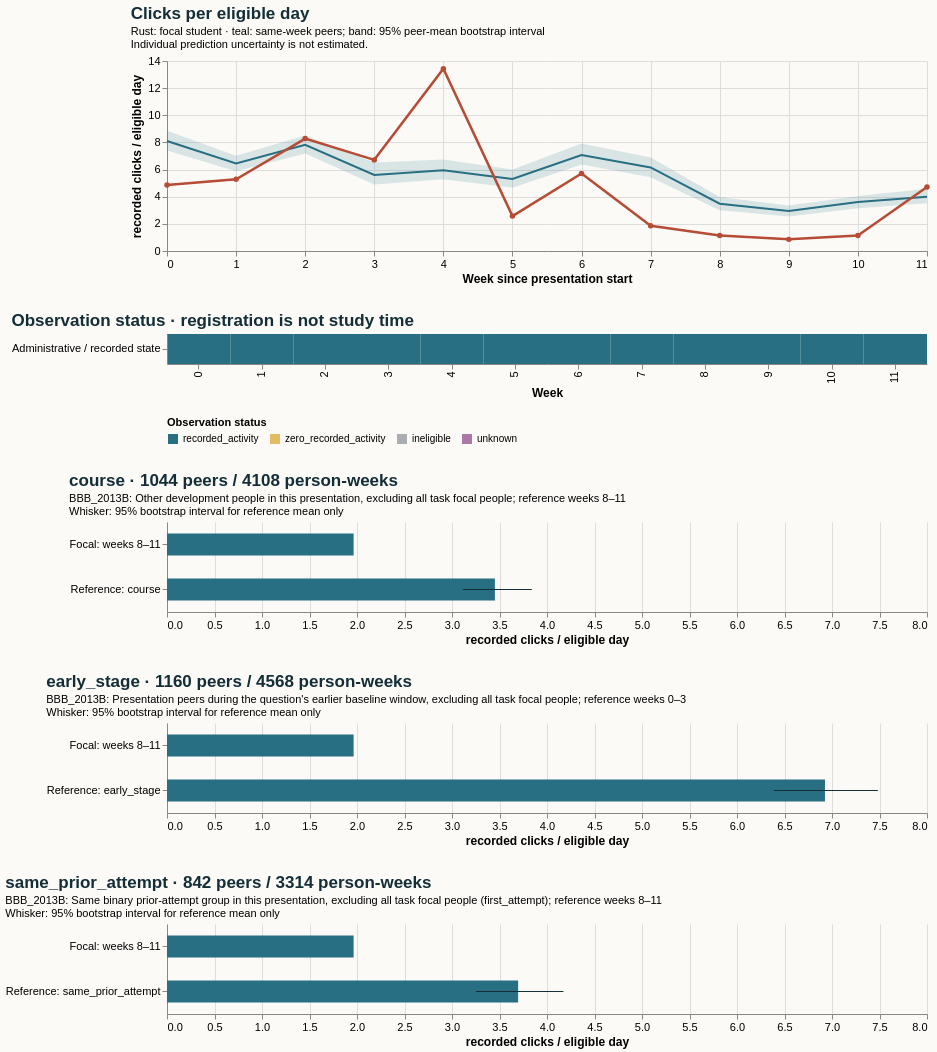

Vega-Lite specification for this chart:
### Vega-Lite specification from a JSON file in a GitHub repository (floating-point values rounded to 4 significant figures)
{"$schema": "https://vega.github.io/schema/vega-lite/v5.20.1.json", "config": {"axis": {"labelFontSize": 11, "titleFontSize": 12}, "background": "#fbfaf7", "font": "sans-serif", "title": {"anchor": "start", "color": "#142e38", "fontSize": 17, "subtitleFontSize": 11}, "view": {"continuousHeight": 300, "continuousWidth": 300, "stroke": null}}, "datasets": {"data-3efce100d0aa5ae0888daa3e29f0aad8": [{"eligible_days": 7.0, "end_day": 6, "logging_completeness": "unknown", "observation_status": "recorded_activity", "row": "Administrative / recorded state", "score_status": "withheld_release_time_unknown", "start_day": 0, "value": 4.857, "week": 0}, {"eligible_days": 7.0, "end_day": 13, "logging_completeness": "unknown", "observation_status": "recorded_activity", "row": "Administrative / recorded state", "score_status": "withheld_release_time_unknown", "start_day": 7, "value": 5.286, "week": 1}, {"eligible_days": 7.0, "end_day": 20, "logging_completeness": "unknown", "observation_status": "recorded_activity", "row": "Administrative / recorded state", "score_status": "withheld_release_time_unknown", "start_day": 14, "value": 8.286, "week": 2}, {"eligible_days": 7.0, "end_day": 27, "logging_completeness": "unknown", "observation_status": "recorded_activity", "row": "Administrative / recorded state", "score_status": "withheld_release_time_unknown", "start_day": 21, "value": 6.714, "week": 3}, {"eligible_days": 7.0, "end_day": 34, "logging_completeness": "unknown", "observation_status": "recorded_activity", "row": "Administrative / recorded state", "score_status": "withheld_release_time_unknown", "start_day": 28, "value": 13.43, "week": 4}, {"eligible_days": 7.0, "end_day": 41, "logging_completeness": "unknown", "observation_status": "recorded_activity", "row": "Administrative / recorded state", "score_status": "withheld_release_time_unknown", "start_day": 35, "value": 2.571, "week": 5}, {"eligible_days": 7.0, "end_day": 48, "logging_completeness": "unknown", "observation_status": "recorded_activity", "row": "Administrative / recorded state", "score_status": "withheld_release_time_unknown", "start_day": 42, "value": 5.714, "week": 6}, {"eligible_days": 7.0, "end_day": 55, "logging_completeness": "unknown", "observation_status": "recorded_activity", "row": "Administrative / recorded state", "score_status": "withheld_release_time_unknown", "start_day": 49, "value": 1.857, "week": 7}, {"eligible_days": 7.0, "end_day": 62, "logging_completeness": "unknown", "observation_status": "recorded_activity", "row": "Administrative / recorded state", "score_status": "withheld_release_time_unknown", "start_day": 56, "value": 1.143, "week": 8}, {"eligible_days": 7.0, "end_day": 69, "logging_completeness": "unknown", "observation_status": "recorded_activity", "row": "Administrative / recorded state", "score_status": "withheld_release_time_unknown", "start_day": 63, "value": 0.8571, "week": 9}, {"eligible_days": 7.0, "end_day": 76, "logging_completeness": "unknown", "observation_status": "recorded_activity", "row": "Administrative / recorded state", "score_status": "withheld_release_time_unknown", "start_day": 70, "value": 1.143, "week": 10}, {"eligible_days": 7.0, "end_day": 83, "logging_completeness": "unknown", "observation_status": "recorded_activity", "row": "Administrative / recorded state", "score_status": "withheld_release_time_unknown", "start_day": 77, "value": 4.714, "week": 11}], "data-baa2252244a9e7191a73e37b320b6f5f": [{"hi": null, "lo": null, "series": "Focal: weeks 8–11", "value": 1.964}, {"hi": 3.84, "lo": 3.113, "series": "Reference: course", "value": 3.452}], "data-c176db2f0d0cfe8538ff2bd210405009": [{"end_day": 6, "focal_value": 4.857, "peer_ci_high": 8.861, "peer_ci_low": 7.41, "peer_mean": 8.1, "peer_observations": 1159, "peer_people": 1159, "reference": "course", "unit": "recorded clicks / eligible day", "week": 0}, {"end_day": 13, "focal_value": 5.286, "peer_ci_high": 7.026, "peer_ci_low": 5.874, "peer_mean": 6.456, "peer_observations": 1151, "peer_people": 1151, "reference": "course", "unit": "recorded clicks / eligible day", "week": 1}, {"end_day": 20, "focal_value": 8.286, "peer_ci_high": 8.513, "peer_ci_low": 7.182, "peer_mean": 7.819, "peer_observations": 1133, "peer_people": 1133, "reference": "course", "unit": "recorded clicks / eligible day", "week": 2}, {"end_day": 27, "focal_value": 6.714, "peer_ci_high": 6.519, "peer_ci_low": 4.898, "peer_mean": 5.608, "peer_observations": 1125, "peer_people": 1125, "reference": "course", "unit": "recorded clicks / eligible day", "week": 3}, {"end_day": 34, "focal_value": 13.43, "peer_ci_high": 6.74, "peer_ci_low": 5.279, "peer_mean": 5.954, "peer_observations": 1088, "peer_people": 1088, "reference": "course", "unit": "recorded clicks / eligible day", "week": 4}, {"end_day": 41, "focal_value": 2.571, "peer_ci_high": 5.996, "peer_ci_low": 4.666, "peer_mean": 5.31, "peer_observations": 1081, "peer_people": 1081, "reference": "course", "unit": "recorded clicks / eligible day", "week": 5}, {"end_day": 48, "focal_value": 5.714, "peer_ci_high": 7.917, "peer_ci_low": 6.38, "peer_mean": 7.065, "peer_observations": 1070, "peer_people": 1070, "reference": "course", "unit": "recorded clicks / eligible day", "week": 6}, {"end_day": 55, "focal_value": 1.857, "peer_ci_high": 6.891, "peer_ci_low": 5.431, "peer_mean": 6.16, "peer_observations": 1054, "peer_people": 1054, "reference": "course", "unit": "recorded clicks / eligible day", "week": 7}, {"end_day": 62, "focal_value": 1.143, "peer_ci_high": 3.984, "peer_ci_low": 2.996, "peer_mean": 3.483, "peer_observations": 1044, "peer_people": 1044, "reference": "course", "unit": "recorded clicks / eligible day", "week": 8}, {"end_day": 69, "focal_value": 0.8571, "peer_ci_high": 3.36, "peer_ci_low": 2.549, "peer_mean": 2.943, "peer_observations": 1027, "peer_people": 1027, "reference": "course", "unit": "recorded clicks / eligible day", "week": 9}, {"end_day": 76, "focal_value": 1.143, "peer_ci_high": 4.046, "peer_ci_low": 3.148, "peer_mean": 3.609, "peer_observations": 1021, "peer_people": 1021, "reference": "course", "unit": "recorded clicks / eligible day", "week": 10}, {"end_day": 83, "focal_value": 4.714, "peer_ci_high": 4.583, "peer_ci_low": 3.512, "peer_mean": 3.989, "peer_observations": 1016, "peer_people": 1016, "reference": "course", "unit": "recorded clicks / eligible day", "week": 11}], "data-cb6f69b155e1314a84677c8e359748d5": [{"hi": null, "lo": null, "series": "Focal: weeks 8–11", "value": 1.964}, {"hi": 4.173, "lo": 3.251, "series": "Reference: same_prior_attempt", "value": 3.696}], "data-d1f8a5372c758ce0d35bf43e0835d5df": [{"hi": null, "lo": null, "series": "Focal: weeks 8–11", "value": 1.964}, {"hi": 7.482, "lo": 6.388, "series": "Reference: early_stage", "value": 6.926}]}, "resolve": {"scale": {"color": "independent"}}, "spacing": 28, "vconcat": [{"data": {"name": "data-c176db2f0d0cfe8538ff2bd210405009"}, "height": 190, "layer": [{"encoding": {"x": {"axis": {"tickMinStep": 1}, "field": "week", "title": "Week since presentation start", "type": "quantitative"}, "y": {"field": "peer_ci_low", "scale": {"zero": true}, "title": "recorded clicks / eligible day", "type": "quantitative"}, "y2": {"field": "peer_ci_high"}}, "mark": {"color": "#286f83", "opacity": 0.16, "type": "area"}}, {"encoding": {"tooltip": [{"field": "week", "type": "quantitative"}, {"field": "peer_mean", "type": "quantitative"}, {"field": "peer_people", "type": "quantitative"}, {"field": "peer_observations", "type": "quantitative"}], "x": {"field": "week", "type": "quantitative"}, "y": {"field": "peer_mean", "type": "quantitative"}}, "mark": {"color": "#286f83", "strokeWidth": 2, "type": "line"}}, {"encoding": {"tooltip": [{"field": "week", "type": "quantitative"}, {"field": "focal_value", "type": "quantitative"}], "x": {"field": "week", "type": "quantitative"}, "y": {"field": "focal_value", "type": "quantitative"}}, "mark": {"color": "#b64c35", "point": {"color": "#b64c35"}, "strokeWidth": 2.5, "type": "line"}}], "title": {"subtitle": ["Rust: focal student · teal: same-week peers; band: 95% peer-mean bootstrap interval", "Individual prediction uncertainty is not estimated."], "text": "Clicks per eligible day"}, "width": 760}, {"data": {"name": "data-3efce100d0aa5ae0888daa3e29f0aad8"}, "encoding": {"color": {"field": "observation_status", "legend": {"labelLimit": 260, "orient": "bottom"}, "scale": {"domain": ["recorded_activity", "zero_recorded_activity", "ineligible", "unknown"], "range": ["#286f83", "#e4bb64", "#aaaeb3", "#ac78a5"]}, "title": "Observation status", "type": "nominal"}, "tooltip": [{"field": "week", "type": "quantitative"}, {"field": "eligible_days", "type": "quantitative"}, {"field": "observation_status", "type": "nominal"}, {"field": "logging_completeness", "type": "nominal"}], "x": {"field": "week", "title": "Week", "type": "ordinal"}, "y": {"field": "row", "title": null, "type": "nominal"}}, "height": 30, "mark": {"type": "rect"}, "title": "Observation status · registration is not study time", "width": 760}, {"data": {"name": "data-baa2252244a9e7191a73e37b320b6f5f"}, "height": 90, "layer": [{"encoding": {"x": {"field": "value", "scale": {"domain": [0, 7.856], "zero": true}, "title": "recorded clicks / eligible day", "type": "quantitative"}, "y": {"field": "series", "sort": null, "title": null, "type": "nominal"}}, "mark": {"color": "#286f83", "size": 22, "type": "bar"}}, {"encoding": {"x": {"field": "lo", "type": "quantitative"}, "x2": {"field": "hi"}, "y": {"field": "series", "sort": null, "title": null, "type": "nominal"}}, "mark": {"color": "#142e38", "type": "rule"}}], "title": {"subtitle": ["BBB_2013B: Other development people in this presentation, excluding all task focal people; reference weeks 8–11", "Whisker: 95% bootstrap interval for reference mean only"], "text": "course · 1044 peers / 4108 person-weeks"}, "width": 760}, {"data": {"name": "data-d1f8a5372c758ce0d35bf43e0835d5df"}, "height": 90, "layer": [{"encoding": {"x": {"field": "value", "scale": {"domain": [0, 7.856], "zero": true}, "title": "recorded clicks / eligible day", "type": "quantitative"}, "y": {"field": "series", "sort": null, "title": null, "type": "nominal"}}, "mark": {"color": "#286f83", "size": 22, "type": "bar"}}, {"encoding": {"x": {"field": "lo", "type": "quantitative"}, "x2": {"field": "hi"}, "y": {"field": "series", "sort": null, "title": null, "type": "nominal"}}, "mark": {"color": "#142e38", "type": "rule"}}], "title": {"subtitle": ["BBB_2013B: Presentation peers during the question's earlier baseline window, excluding all task focal people; reference weeks 0–3", "Whisker: 95% bootstrap interval for reference mean only"], "text": "early_stage · 1160 peers / 4568 person-weeks"}, "width": 760}, {"data": {"name": "data-cb6f69b155e1314a84677c8e359748d5"}, "height": 90, "layer": [{"encoding": {"x": {"field": "value", "scale": {"domain": [0, 7.856], "zero": true}, "title": "recorded clicks / eligible day", "type": "quantitative"}, "y": {"field": "series", "sort": null, "title": null, "type": "nominal"}}, "mark": {"color": "#286f83", "size": 22, "type": "bar"}}, {"encoding": {"x": {"field": "lo", "type": "quantitative"}, "x2": {"field": "hi"}, "y": {"field": "series", "sort": null, "title": null, "type": "nominal"}}, "mark": {"color": "#142e38", "type": "rule"}}], "title": {"subtitle": ["BBB_2013B: Same binary prior-attempt group in this presentation, excluding all task focal people (first_attempt); reference weeks 8–11", "Whisker: 95% bootstrap interval for reference mean only"], "text": "same_prior_attempt · 842 peers / 3314 person-weeks"}, "width": 760}]}
